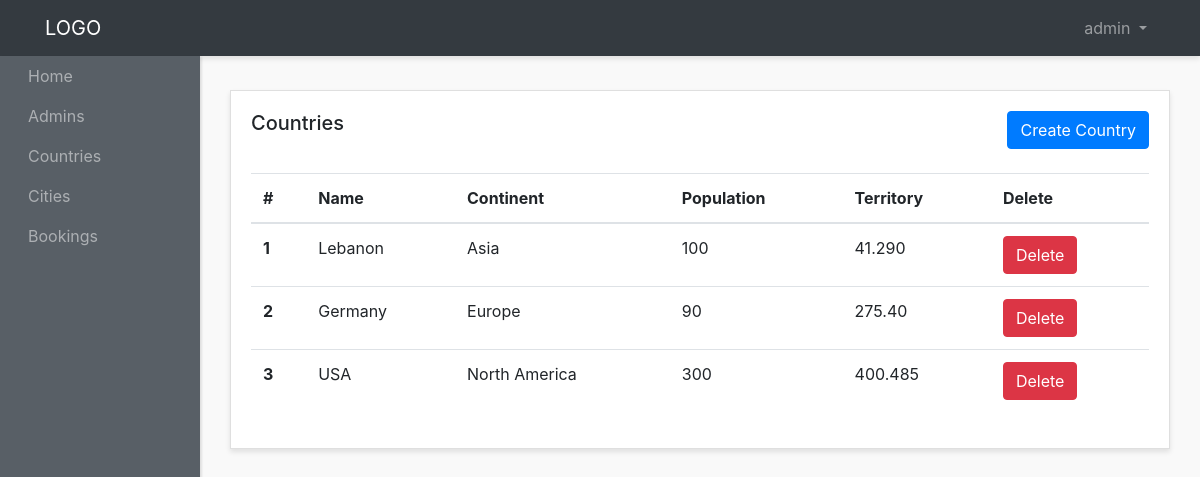
Screenshot of /admin/countries-admins/show-country.php (signed in) with the database file from the repository.
### tables this page shows
CREATE TABLE IF NOT EXISTS `countries` (
  `id` int(3) NOT NULL AUTO_INCREMENT,
  `name` varchar(200) NOT NULL,
  `image` varchar(200) NOT NULL,
  `continent` varchar(200) NOT NULL,
  `population` varchar(30) NOT NULL,
  `territory` varchar(30) NOT NULL,
  `description` text NOT NULL,
  `created_at` timestamp NOT NULL DEFAULT CURRENT_TIMESTAMP,
  PRIMARY KEY (`id`)
);

### admin/countries-admins/show-country.php (the view, shortened to what this page needs)
<?php require "../layouts/header.php"; ?>
<?php require "../../config/config.php"; ?>
<?php
$countries = $conn->query("SELECT * FROM countries");
$countries->execute();
$allCountries = $countries->fetchAll(PDO::FETCH_OBJ);
?>
<div class="row">
    <div class="col">
        <div class="card">
            <div class="card-body">
                <h5 class="card-title mb-4 d-inline">Countries</h5>
                <a href="<?= ADMIN_URL ?>countries-admins/create-country.php"
                    class="btn btn-primary mb-4 text-center float-right">Create Country</a>
                <table class="table">
                    <thead>
                        <tr>
                            <th scope="col">#</th>
                            <th scope="col">Name</th>
                            <th scope="col">Continent</th>
                            <th scope="col">Population</th>
                            <th scope="col">Territory</th>
                            <th scope="col">Delete</th>
                        </tr>
                    </thead>
                    <tbody>
                        <?php foreach ($allCountries as $country) : ?>
                        <tr>
                            <th scope="row"><?= $country->id ?></th>
                            <td><?= $country->name ?></td>
                            <td><?= $country->continent ?></td>
                            <td><?= $country->population ?></td>
                            <td><?= $country->territory ?></td>
                            <td><a href="<?= ADMIN_URL ?>countries-admins/delete-country.php?id=<?= $country->id ?>"
                                    class="btn btn-danger  text-center ">Delete</a></td>
                        </tr>
                        <?php endforeach; ?>
                    </tbody>
                </table>
            </div>
        </div>
    </div>
</div>
<?php require "../layouts/footer.php"; ?>

### admin/styles/style.css (style rules this page uses)
body { background: #f9f9f9; }
.card { margin-bottom: 15px; border-radius: 0; box-shadow: 0 3px 5px rgba(0, 0, 0, 0.1); }

### rows the page displays
countries: id "1", name "Lebanon", continent "Asia", population "100", territory "41.290"
countries: id "2", name "Germany", continent "Europe", population "90", territory "275.40"
countries: id "3", name "USA", continent "North America", population "300", territory "400.485"

### other values shown
$_SESSION['admin_name'] "admin"
